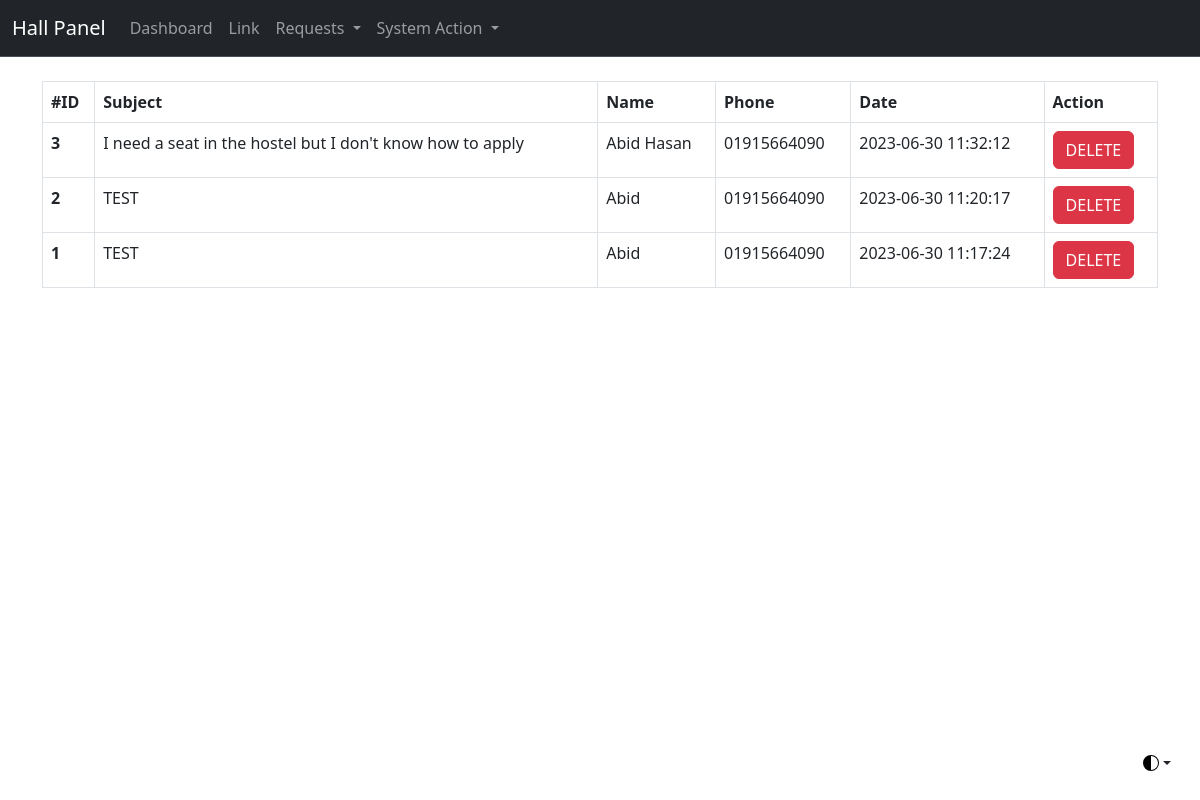
Page /admin/web-message.php (signed in) on the committed database.
### tables this page shows
CREATE TABLE `webmessages` (
  `id` int(11) NOT NULL,
  `name` varchar(50) NOT NULL,
  `email` varchar(100) NOT NULL,
  `department` varchar(50) NOT NULL,
  `phone` varchar(15) NOT NULL,
  `subject` varchar(100) NOT NULL,
  `message` varchar(5000) NOT NULL,
  `date` timestamp NOT NULL DEFAULT current_timestamp(),
  `seen` int(2) NOT NULL DEFAULT 0
);

### admin/web-message.php (the view, shortened to what this page needs)
<?php
require('config.php');
?>
<!DOCTYPE html>
<html lang="en">
<head>
    <link href="https://cdn.jsdelivr.net/npm/bootstrap@5.3.0/dist/css/bootstrap.min.css" rel="stylesheet">
</head>
<body>
    <?php require('./layouts/navbar.php'); ?>
    <section class="container mt-4">
        <table class="table table-bordered">
            <thead>
                <tr>
                    <th scope="col">#ID</th>
                    <th scope="col">Subject</th>
                    <th scope="col">Name</th>
                    <th scope="col">Phone</th>
                    <th scope="col">Date</th>
                    <th scope="col">Action</th>
                </tr>
            </thead>
            <?php
            $sql = "SELECT * FROM `webmessages` ORDER BY `webmessages`.`id` DESC";
            $result = mysqli_query($conn, $sql);
            ?>
            <tbody>
                <?php while ($row = mysqli_fetch_array($result)) : ?>
                    <tr>
                        <th scope="row"><?php echo $row['id']; ?></th>
                        <td><?php echo $row['subject']; ?></td>
                        <td><?php echo $row['name']; ?></td>
                        <td><?php echo $row['phone']; ?></td>
                        <td><?php echo $row['date']; ?></td>
                        <td>
                            <button class="btn btn-danger">DELETE</button>
                        </td>
                    </tr>
                <?php endwhile; ?>
        </table>
    </section>
</body>
</html>

### admin/layouts/navbar.php (shortened to what this page needs)
<div class="dropdown position-fixed bottom-0 end-0 mb-3 me-3 bd-mode-toggle">
    <button class="btn btn-bd-primary py-2 dropdown-toggle d-flex align-items-center" id="bd-theme" type="button" aria-expanded="false" data-bs-toggle="dropdown" aria-label="Toggle theme (auto)">
        <svg class="bi my-1 theme-icon-active" width="1em" height="1em">
            <use href="#circle-half"></use>
        </svg>
    </button>
</div>
<nav class="navbar navbar-expand-lg bg-dark border-bottom border-bottom-dark" data-bs-theme="dark">
    <div class="container-fluid">
        <a class="navbar-brand" href="#">Hall Panel</a>
        <div class="collapse navbar-collapse" id="navbarSupportedContent">
            <ul class="navbar-nav me-auto mb-2 mb-lg-0">
                <li class="nav-item">
                    <a class="nav-link" aria-current="page" href="#">Dashboard</a>
                </li>
                <li class="nav-item">
                    <a class="nav-link" href="#">Link</a>
                </li>
                <li class="nav-item dropdown">
                    <a class="nav-link dropdown-toggle" href="#" role="button" data-bs-toggle="dropdown" aria-expanded="false">
                        Requests
                    </a>
                </li>
                <li class="nav-item dropdown">
                    <a class="nav-link dropdown-toggle" href="#" role="button" data-bs-toggle="dropdown" aria-expanded="false">
                        System Action
                    </a>
                </li>
            </ul>
        </div>
    </div>
</nav>

### rows in the picture
webmessages: id "3", subject "I need a seat in the hostel but I don't know how to apply", name "Abid Hasan", phone "01915664090", date "2023-06-30 11:32:12"
webmessages: id "2", subject "TEST", name "Abid", phone "01915664090", date "2023-06-30 11:20:17"
webmessages: id "1", subject "TEST", name "Abid", phone "01915664090", date "2023-06-30 11:17:24"
